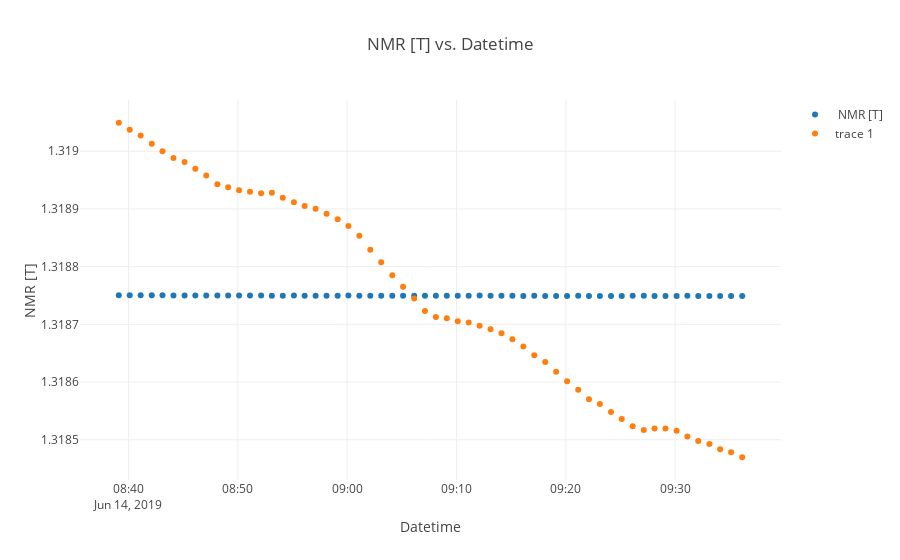

Notebook cell for this chart:
### Code cell
fig = scatter2d(2*[df.index],[df[" NMR [T]"],df[" NMR [T]"]*df[' Magnet Voltage [V]']/df[' Magnet Voltage [V]'].mean()],lines=False,markers=True,size_list=[6,6],inline=True)
